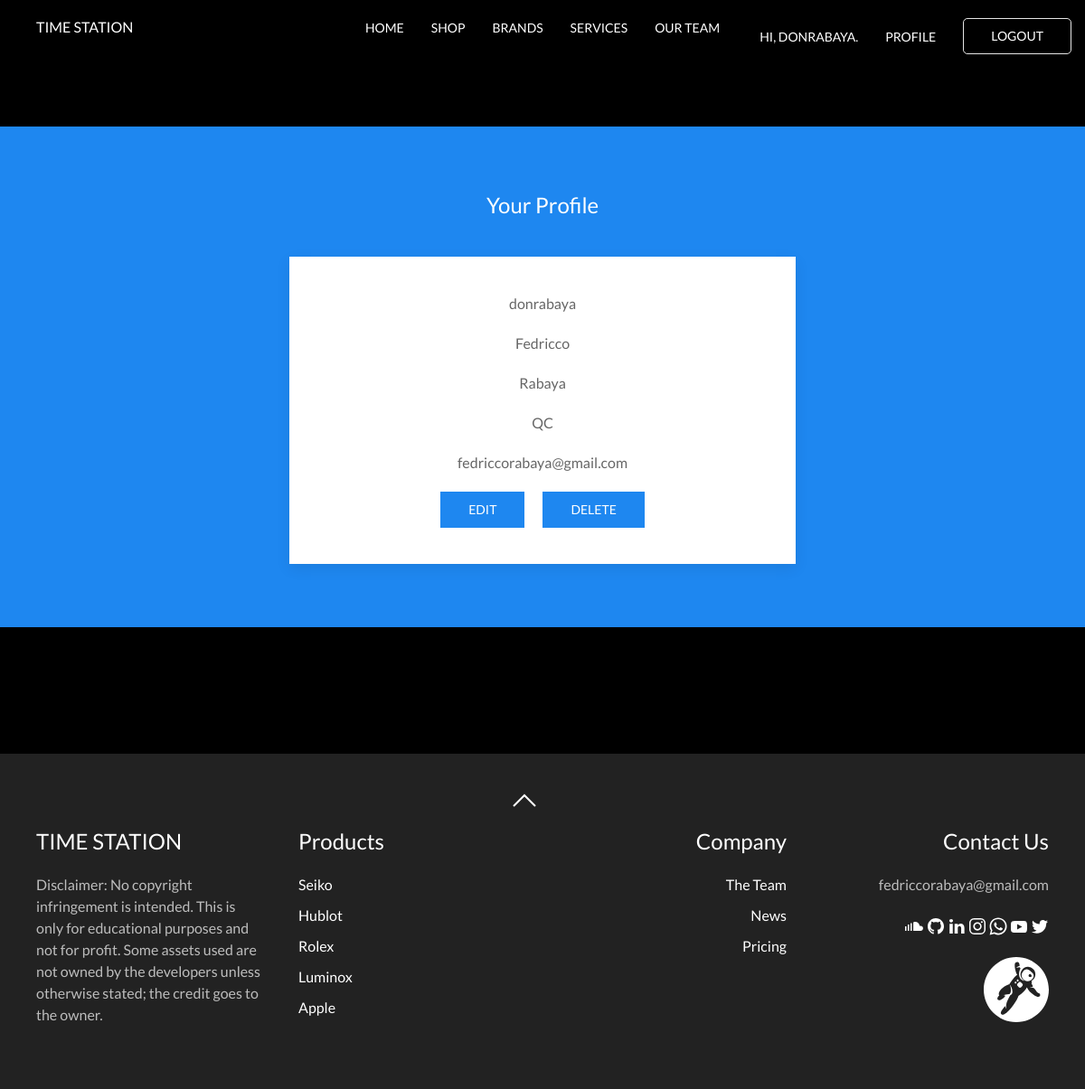
The page /userprofile.php (signed in) on the database its author committed.
### tables this page shows
CREATE TABLE `accounts` (
  `id` int(11) NOT NULL,
  `name` varchar(255) NOT NULL,
  `username` varchar(255) NOT NULL,
  `email` varchar(255) NOT NULL,
  `password` varchar(255) NOT NULL,
  `type_id` int(11) NOT NULL,
  `last_name` varchar(255) NOT NULL,
  `address` varchar(255) NOT NULL
);

### userprofile.php (the view, shortened to what this page needs)
<?php
function display_content(){
	require 'connection.php';
	if (isset($_SESSION['username'])) {
	$user = $_SESSION['username'];
	$sql = "SELECT * FROM accounts WHERE username = '$user'";
	$result	= mysqli_query($conn,$sql);
	$row = mysqli_fetch_assoc($result);
	$id = $row['id'];
	$name = $row['name'];
	$lname = $row['last_name'];
	$address = $row['address'];
	$email = $row['email'];
	echo '<div class="uk-section uk-section-large profile">
			<div class="uk-section uk-section-primary uk-preserve-color uk-text-center">
    			<div class="uk-container">
			        <div class="uk-panel uk-light uk-margin-medium">
			            <h3>Your Profile</h3>
			        </div>
			        <div class="uk-grid-match uk-child-width-expand@m" uk-grid>
			            <div>
			                <div class="uk-card uk-card-default uk-card-body uk-width-1-2 uk-align-center">
			                	<div class="uk-margin">
			                    	<p>'.$user.'</p>
			                    </div>
			                	<div class="uk-margin">
			                    	<p>'.$name.'</p>
			                    </div>
			                	<div class="uk-margin">
			                    	<p>'.$lname.'</p>
			                    </div>
			                	<div class="uk-margin">
			                    	<p>'.$address.'</p>
			                    </div>
			                	<div class="uk-margin">
			                    	<p>'.$email.'</p>
			                    </div>
			                	<div class="uk-margin">';
			                echo "<a href='edituser.php?index=$id'><button class='uk-button uk-button-primary uk-margin-right'>EDIT</button></a>";
			                echo "<a href='deleteuser.php?index=$id'><button class='uk-button uk-button-primary'>DELETE</button></a>";
			                echo '</div>
			                </div>
			            </div>
			        </div>
		    	</div>
			</div>
		</div>';
	}
}
require "template.php";
?>

### assets/css/style.css (style rules this page uses)
* { margin: 0; padding: 0; box-sizing: border-box; font-family: 'Lato', sans-serif !important; }
.profile { background-color: black; }

### rows shown on the page
accounts: name "Fedricco", last_name "Rabaya", address "QC", email "fedriccorabaya@gmail.com"

### other values the page prints
$username "DONRABAYA"
$user "donrabaya"
